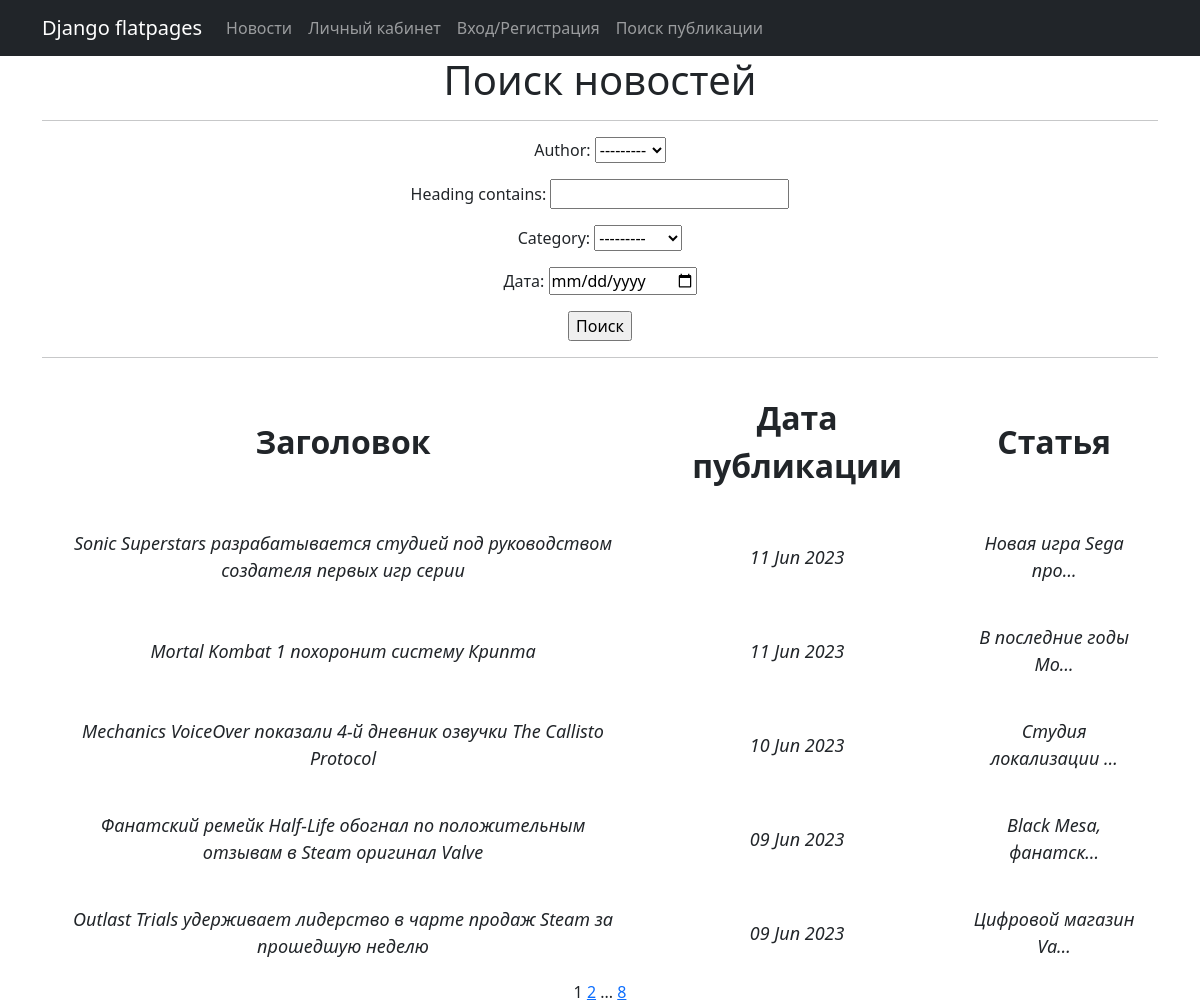
The app's page /search/ with its own data.
### News/models.py (models this page shows, shortened)
class Post(models.Model):
    objects = None
    author = models.ForeignKey(Author, on_delete=models.CASCADE)
    category = models.CharField(max_length=20, choices=CATEGORY_NEWS, default=ARTICLE)
    datetime = models.DateTimeField(auto_now_add=True)
    dopCategory = models.ManyToManyField(Category, through='PostCategory')
    heading = models.CharField(max_length=128)
    text = models.TextField()
    rating = models.SmallIntegerField(default=0)

### News/views.py (the view)
# urls.py: path('search/', PostSearch.as_view(), name='post_search'),
class PostSearch(ListView):
    model = Post
    ordering = '-datetime'
    template_name = 'post_search.html'
    context_object_name = 'news'
    paginate_by = 5
    def get_queryset(self):
        queryset = super().get_queryset()
        self.filterset = PostFilter(self.request.GET, queryset)
        return self.filterset.qs
    def get_context_data(self, **kwargs):
        context = super().get_context_data(**kwargs)
        context['filterset'] = self.filterset
        return context

### News/models.py (called while the page is built)
    def __str__(self):
        return f"{self.user}"

### News/templatetags/custom_filters.py (called while the page is built)
@register.filter(name='censor')
def censor(value):
    for word in bad_words:
        value = value.replace(word, word[0:1] + '*' * len(word))
    return value

@register.simple_tag(takes_context=True)
def url_replace(context, **kwargs):
    d = context['request'].GET.copy()
    for k, v in kwargs.items():
        d[k] = v
    return d.urlencode()

### templates/post_search.html (shortened to what this page needs)
{% extends 'flatpages/default.html' %}
{% load custom_filters %}
{% block content %}
<h1>Поиск новостей</h1>
<hr>
<form action="" method="get">
        {{ filterset.form.as_p }}
        <input type="submit" value="Поиск" />
    </form>
    <hr>
    {% if news %}
        <table align="center" cellpadding="20" width="100%">
            <tr>
                <td><strong><font size="6">Заголовок</font></strong></td>
                <td><strong><font size="6">Дата публикации</font></strong></td>
                <td><strong><font size="6">Статья</font></strong></td>
            </tr>
            {% for post in news %}
            <tr>
                <td><font size="4"><em>{{ post.heading|censor }}</em></font></td>
                <td><font size="4"><em>{{ post.datetime|date:'d M Y' }}</em></font></td>
                <td><font size="4"><em>{{ post.text|truncatechars:20|censor }}</em></font></td>
            </tr>
            {% endfor %}
        </table>
    {% else %}
        <h2> Такой статьи или новости нет. </h2>
    {% endif %}
    {{ page_obj.number }}
    {% if page_obj.has_next %}
        <a href="?{% url_replace page=page_obj.next_page_number %}">{{ page_obj.next_page_number }}</a>
        {% if paginator.num_pages != page_obj.next_page_number %}
            ...
            <a href="?{% url_replace page=page_obj.paginator.num_pages %}">{{ page_obj.paginator.num_pages }}</a>
        {% endif %}
    {% endif %}
{% endblock content %}

### records on screen
Post: heading|censor "Sonic Superstars разрабатывается студией под руководством создателя первых игр серии", datetime "11 Jun 2023", text|censor "Новая игра Sega про…"
Post: heading|censor "Mortal Kombat 1 похоронит систему Крипта", datetime "11 Jun 2023", text|censor "В последние годы Mo…"
Post: heading|censor "Mechanics VoiceOver показали 4-й дневник озвучки The Callisto Protocol", datetime "10 Jun 2023", text|censor "Студия локализации …"
Post: heading|censor "Фанатский ремейк Half-Life обогнал по положительным отзывам в Steam оригинал Valve", datetime "09 Jun 2023", text|censor "Black Mesa, фанатск…"
Post: heading|censor "Outlast Trials удерживает лидерство в чарте продаж Steam за прошедшую неделю", datetime "09 Jun 2023", text|censor "Цифровой магазин Va…"

### other values on screen
{{ page_obj.number }} "1"
{{ page_obj.next_page_number }} "2"
{{ page_obj.paginator.num_pages }} "8"
